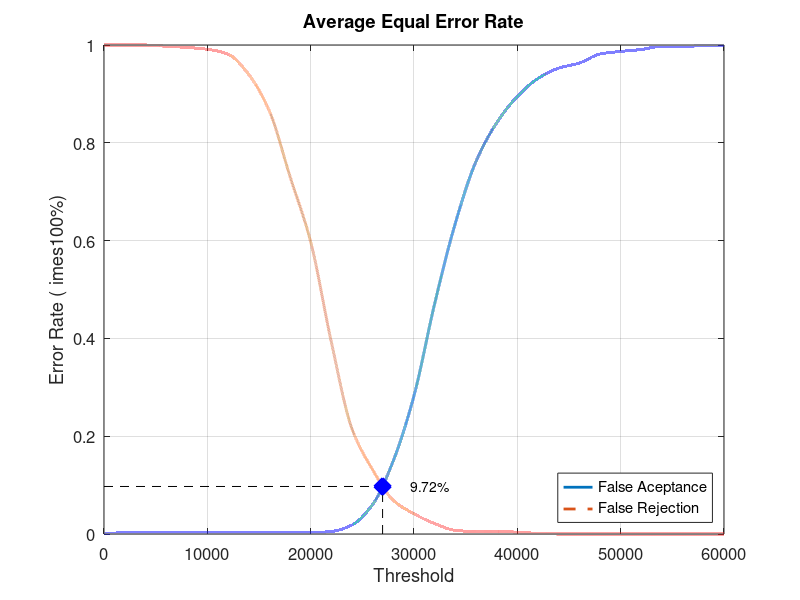
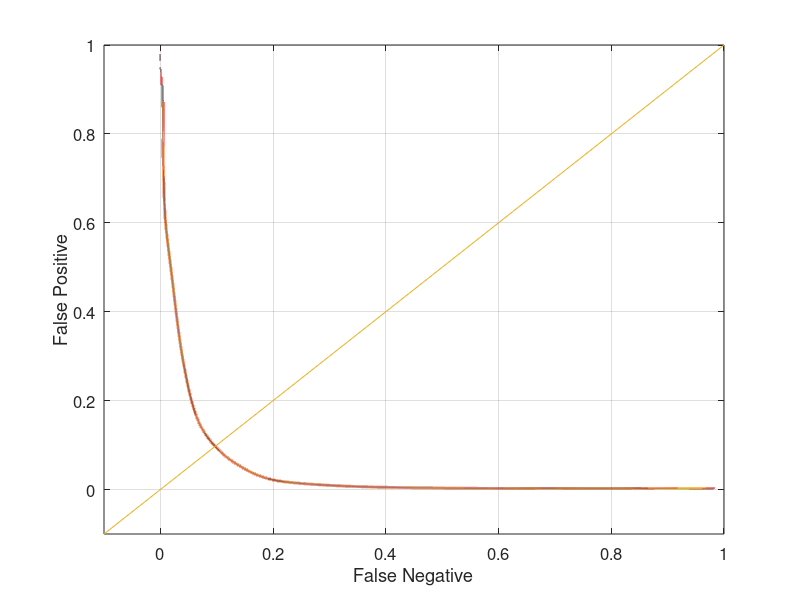

The MATLAB script that drew these images, in order:
close all;
clear;
clc;
x = 0:2000:60000;
xq = 0:0.5:60000;

y0 = [0 0.00263158 0.00263158 0.00263158 0.00263158 0.00263158 0.00263158 0.00263158 0.00263158 0.00263158 0.00263158 0.00526316 0.0184211 0.0605263 0.15 0.282895 0.471053 0.635526 0.761842 0.840789 0.894737 0.931579 0.952632 0.963158 0.981579 0.986842 0.990789 0.997368 0.997368 0.998684 1]
yy0 = interp1(x, y0, xq, 'pchip');
y1 = [1 1 1 0.9975 0.995 0.99125 0.98125 0.94 0.865 0.73125 0.5975 0.3925 0.215 0.13125 0.06875 0.04125 0.02125 0.0075 0.005 0.005 0.00375 0.00125 0 0 0 0 0 0 0 0 0]
yy1 = interp1(x, y1, xq, 'pchip');

% Calculating EER: 
y2 = abs(y0 - y1);
find(y2 == min(y2))
yy2 = abs(yy0 - yy1);
xEER = find(yy2 == min(yy2));
xEERIndex = xq(xEER) % X-axis EER
yEER = yy0(xEER) % Y-axis EER

main = figure
plot(xq, yy0,'-','LineWidth', 2);	hold on
plot(xq, yy1,'--','LineWidth', 2);	hold on
plot([xEERIndex xEERIndex], [0 yEER], 'k--');	hold on
plot([0 xEERIndex], [yEER yEER], 'k--');	hold on
plot(xEERIndex, yEER, 'bx', 'LineWidth', 10);	hold on
text(xEERIndex + 10 * xEERIndex / 100, yEER, [num2str(round((10000 * yEER)) / 100) '%'])
legend('False Aceptance', 'False Rejection', 'Location', 'SouthEast')
xlabel('Threshold')
ylabel('Error Rate (	imes100%)')
title('Average Equal Error Rate')
set(gca, 'FontSize', 12)
axis([0 60000 0 1])
grid on

print(main, 'Experiment4AverageMain', '-dpng');
FNRxFPR = figure('Color', [1 1 1]);
plot(yy1, yy0, '-', yy1, yy0, 'LineWidth', 2);
hold on
y = -0.1:0.1:1
plot(y, y); 
set(gca, 'FontSize', 12)
xlabel('False Negative')
ylabel('False Positive')
axis([-0.1 1 -0.1 1])
set(gca, 'FontSize', 12)
grid on

print(FNRxFPR, 'Experiment4AverageFNRxFPR','-dpng');
